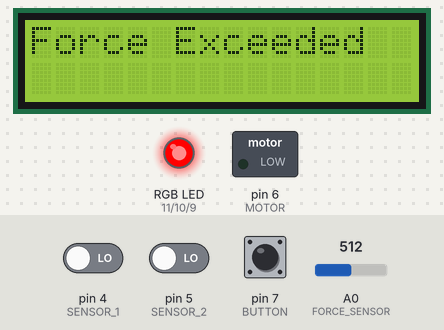
Bench run of a sketch on a simulated Arduino Uno, built with avr-gcc and run on an emulated ATmega328P. On the bench: 16×2 character LCD, switched loads named in the sketch (green lamp = pin HIGH), an RGB LED mixed from three pins (HIGH = lit). The test bench sets the inputs (shaded band); at power-on: A0 (FORCE_SENSOR) = 512, pin 4 (SENSOR_1) LOW, pin 5 (SENSOR_2) LOW, pin 7 (BUTTON) LOW.

Above: at 2.7 s.
2.8 s: A0 (FORCE_SENSOR) set to 6
5.8 s: A0 (FORCE_SENSOR) set to 3
At 6.9 s:
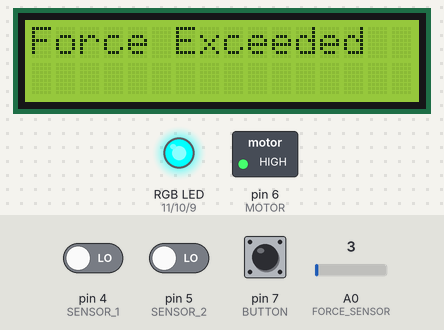
7.3 s: pin 4 (SENSOR_1) driven HIGH
At 8.2 s:
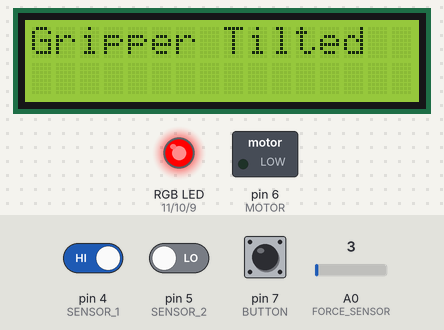
10.3 s: A0 (FORCE_SENSOR) set to 122
At 10.8 s:
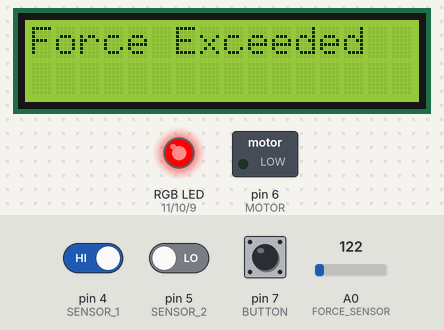
13.3 s: A0 (FORCE_SENSOR) set to 0
At 14.5 s:
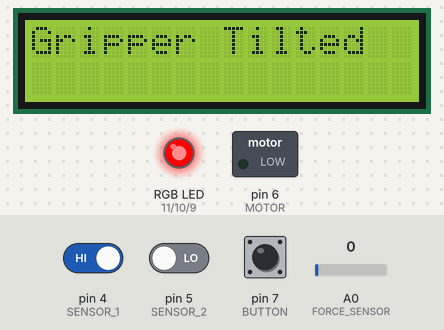
16.3 s: A0 (FORCE_SENSOR) set to 306
At 17.0 s:
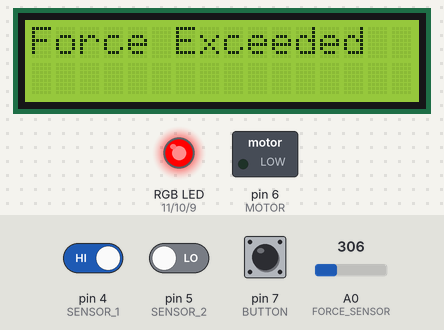
Timing chart, 0 to 19.3 s (numbered marks = the images above; inputs shaded):
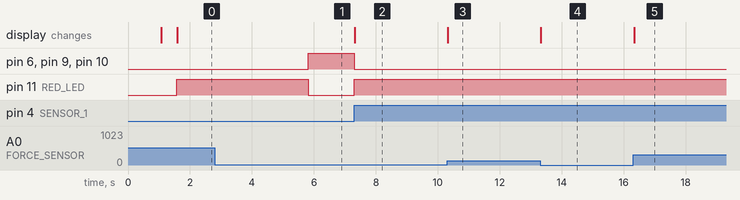

Measured:
- the behaviour switches between 5 and 4 on A0 (FORCE_SENSOR) (found by bisection; images 0 and 1)
- after the input at 2.8 s, every drawn part: stays the same
- after the input at 5.8 s, pin 6 (MOTOR), pin 9 (BLUE_LED), pin 10 (GREEN_LED): LOW → HIGH at once; pin 11 (RED_LED): HIGH → LOW at once
- after the input at 7.3 s, pin 6 (MOTOR), pin 9 (BLUE_LED), pin 10 (GREEN_LED): HIGH → LOW at once; pin 11 (RED_LED): LOW → HIGH at once; the display: changes at once (image 2)
- after the input at 10.3 s, the display: changes at once (image 3)
- after the input at 13.3 s, the display: changes at once (image 4)
- after the input at 16.3 s, the display: changes at once (image 5)

The sketch:

tilt_force_sensor_circuit.ino
```cpp
#include <Adafruit_LiquidCrystal.h>

Adafruit_LiquidCrystal lcd_1(0);

int SENSOR_1;
int SENSOR_2;
int FORCE_SENSOR;
int MOTOR;
int STATUS_1;
int STATUS_2;
int FORCE_SENSOR_VALUE;
int RED_LED;
int GREEN_LED;
int BLUE_LED;
int BUTTON;
int BUTTON_STATE;
const int FORCE_THRESHOLD = 4;  // threshold value for the force sensor

void setup()
{
  SENSOR_1 = 4;
  SENSOR_2 = 5;
  FORCE_SENSOR = A0;
  MOTOR = 6;
  RED_LED = 11;
  GREEN_LED = 10;
  BLUE_LED = 9;
  BUTTON = 7;
  STATUS_1 = 0;
  STATUS_2 = 0;
  FORCE_SENSOR_VALUE = 0;
  BUTTON_STATE = 3;

  Serial.begin(9600);

  pinMode(SENSOR_1, INPUT);
  pinMode(SENSOR_2, INPUT);
  pinMode(FORCE_SENSOR, INPUT);
  pinMode(MOTOR, OUTPUT);
  pinMode(RED_LED, OUTPUT);
  pinMode(GREEN_LED, OUTPUT);
  pinMode(BLUE_LED, OUTPUT);
  pinMode(BUTTON, INPUT);

  delay(1000);

  lcd_1.begin(16, 2);
  lcd_1.print("System Started");
  delay(500);
  lcd_1.clear(); // Clear the initial message after the delay
}

void loop()
{
  STATUS_1 = digitalRead(SENSOR_1);
  STATUS_2 = digitalRead(SENSOR_2);
  FORCE_SENSOR_VALUE = analogRead(FORCE_SENSOR);
  BUTTON_STATE = digitalRead(BUTTON);

  if (FORCE_SENSOR_VALUE > FORCE_THRESHOLD) {
    // Stop the motor if the force sensor value exceeds the threshold
    digitalWrite(MOTOR, LOW);  // Use digitalWrite for a digital pin
    // Turn the LED red
    analogWrite(RED_LED, 255);
    analogWrite(GREEN_LED, 0);
    analogWrite(BLUE_LED, 0);
    // Display "Force Exceeded" on the LCD
    lcd_1.clear();
    lcd_1.print("Force Exceeded");
  } else if ((STATUS_1 == HIGH) || (STATUS_2 == HIGH)) {
    // Stop the motor if any tilt is detected
    digitalWrite(MOTOR, LOW);  // Use digitalWrite for a digital pin
    // Turn the LED red
    analogWrite(RED_LED, 255);
    analogWrite(GREEN_LED, 0);
    analogWrite(BLUE_LED, 0);
    // Display "Gripper Tilted" on the LCD
    lcd_1.clear();
    lcd_1.print("Gripper Tilted");
  } else {
    // Turn the motor on if no tilt is detected and force sensor value is not exceeded
    digitalWrite(MOTOR, HIGH);  // Use digitalWrite for a digital pin
    // Turn RGB LED to a different color
    analogWrite(RED_LED, 0);
    analogWrite(GREEN_LED, 255);
    analogWrite(BLUE_LED, 255);
    // Clear the LCD display
  }
}
```
